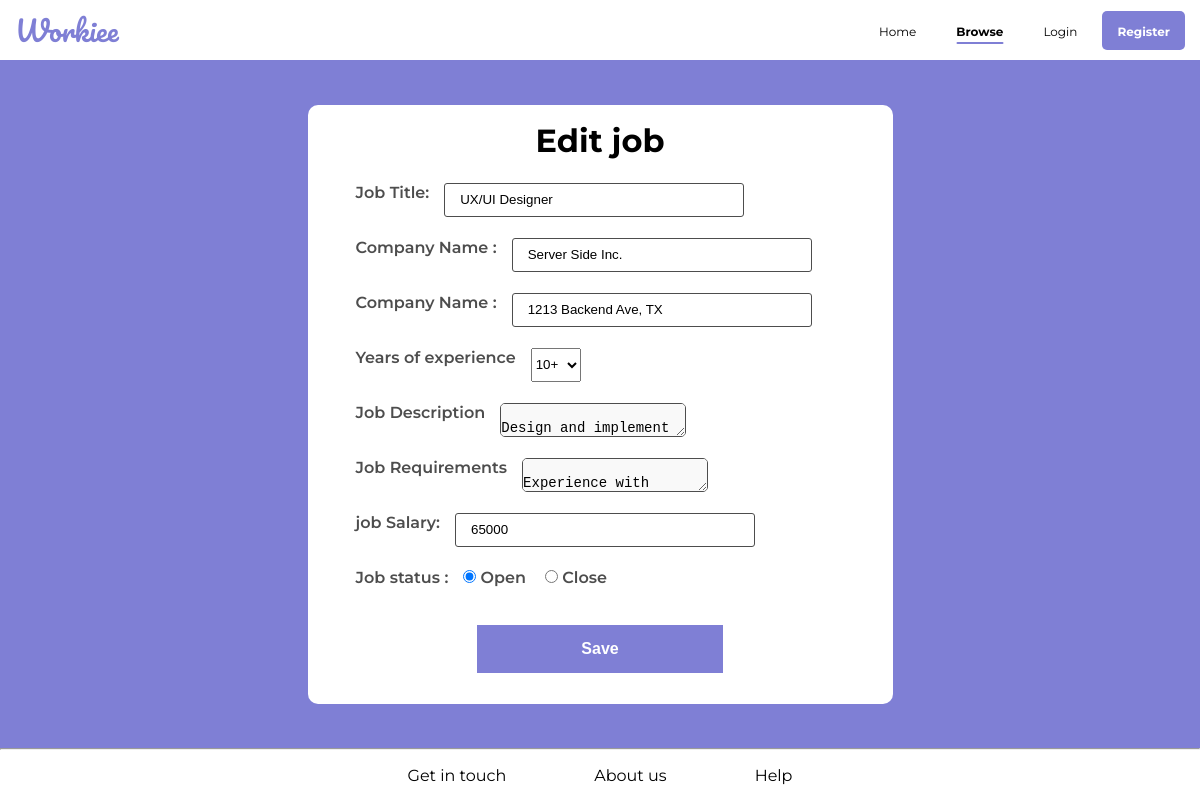
Page /jobs/edit/25 on the earlier database version.
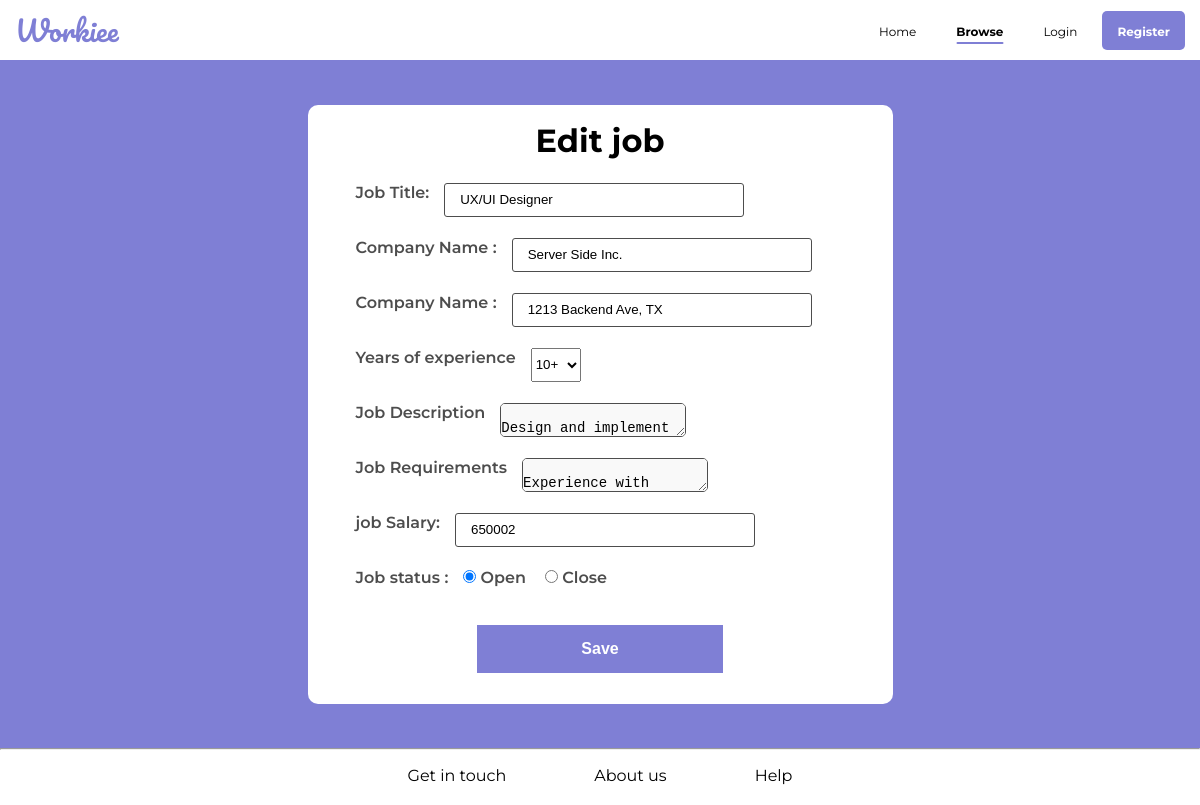
Same page on the later database version.
### jobs/models.py (models this page shows)
class Jobs(models.Model):
    jobtitle = models.CharField(max_length=255)
    jobsalary = models.IntegerField(default=0)
    jobstatus = models.CharField(max_length=255)
    yearsofexperience = models.CharField(max_length=255)
    companyname = models.CharField(max_length=255)
    companyaddress = models.CharField(max_length=255)
    jobdescription = models.TextField(default='')
    jobrequirements = models.TextField(default='')
    user_id = models.ForeignKey(User, on_delete=models.CASCADE,null=True)

### jobs/views.py (the view)
# urls.py: path('edit/<int:id>',views.edit,name='edit'),
def edit(request,id):
  template= loader.get_template('editJob.html')
  alljobs = Jobs.objects.get(id=id)
  context = {
        'x' : alljobs,
    }
  return HttpResponse(template.render(context,request))

### templates/editJob.html (shortened to what this page needs)
{% load static %}
<!DOCTYPE html>
<html>
<head>
    <link rel="stylesheet" href="{% static 'css/editjob.css' %}" />
    <link rel="stylesheet" href="{% static 'css/style.css' %}" />
        <link rel="stylesheet" href="https://cdnjs.cloudflare.com/ajax/libs/font-awesome/5.15.4/css/all.min.css">
</head>
<body>
  <div class="header">
    <nav class="container">
        <h1 class="logo"><a href="{%url 'index'%}">Workiee</a></h1>
        <ul>
            <li><a href="{%url 'index'%}">Home</a></li>
            <li><a href="{%url 'browse'%}" class="selected">Browse</a></li>
            <li name="login" role="authentication"><a href="{%url 'login'%}">Login</a></li>
            <li name="register" role="authentication"><a href="{%url 'register'%}">Register</a></li>
        </ul>
    </nav>
</div>
  <div class="editJob-form" >
    <div class="container">
      <div class="form-box">
        <form action="{% url 'update' %}" method = "post" id = "editJob" class="editJob">
          <h2>Edit job</h2>
          <div class="input-group">
            <div class="input-field">
              <label for="jobTitle"> Job Title: </label>
              <input type="text" name="jobTitle" id="jobTitle" placeholder="Job Title" required value = "{{x.jobtitle}}">
            </div>
            <div class="input-field">
              <label for="CompanyName">Company Name :</label>
              <input type="text" name="CompanyName" id="CompanyName" placeholder="Company Name" required value = "{{x.companyname}}">
            </div>
            <div class="input-field">
              <label for="CompanyAddress">Company Name :</label>
              <input type="text" name="CompanyAddress" id="CompanyAddress" placeholder="Company Address" required value = "{{x.companyaddress}}">
            </div>
            <div class="input-field">
              <label for="yearsOfExperience">Years of experience</label>
              <select name="yearsOfExperience" id="yearsOfExperience">
                  <option value="10+" {% if x.yearsofexperience == '10+' %}selected{% endif %}>10+</option>
              </select>
            </div>
            <div class="input-field">
              <label for="jobDescription">Job Description</label>
              <textarea name="jobDescription" id="jobDescription" placeholder="job Description">
                {{x.jobdescription}}
              </textarea>
            </div>
            <div class="input-field">
              <label for="jobRequirements">Job Requirements</label>
              <textarea name="jobRequirements" id="jobRequirements" placeholder="jobRequirements">
                {{x.jobrequirements}}
              </textarea>
            </div>
            <div class="input-field">
              <label for="jobSalary">job Salary:</label>
              <input type="number" name="jobSalary" id="jobSalary" placeholder="Salary" required value = "{{x.jobsalary}}">
            </div>
            <div class="input-field">
              <label for="jobStatus">Job status : </label>
              <div class="jobStatus">
                <input type="radio" name="JobStatus" value="open" required {% if x.jobstatus == 'open' %}checked{% endif %}>
                <label for="open">Open</label>
                <input type="radio" name="JobStatus" value="close" required {% if x.jobstatus == 'close' %}checked{% endif %}>
                <label for="close">Close</label>
              </div>
            </div>
          </div>
          <div class="input-button">
            <input type="submit" value="Save"/>
          </div>
        </div>
      </div>
    </div>
    <hr>
    <footer>
      <a href="{% url 'contact'%}">Get in touch</a>
      <a href="{% url 'about'%}">About us</a>
      <a href="{% url 'help'%}">Help</a>
    </footer>
</body>
</html>

Differences in the rows shown:
changed Jobs "UX/UI Designer": jobSalary "65000" → "650002"
